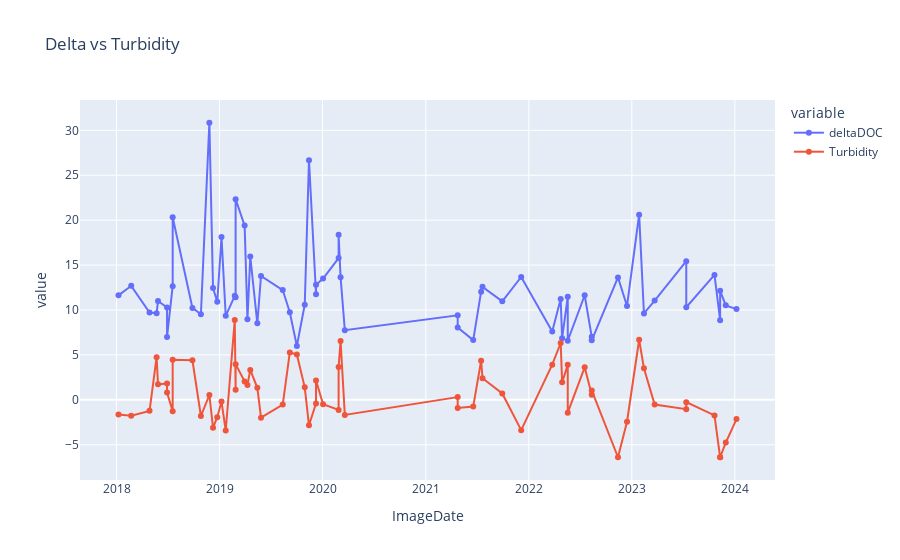

Write notebook code for a chart like this one.
### Code cell
fig = px.line(res_read, x="ImageDate", y=["deltaDOC","Turbidity"], markers=True, title="Delta vs Turbidity")
fig.show()
